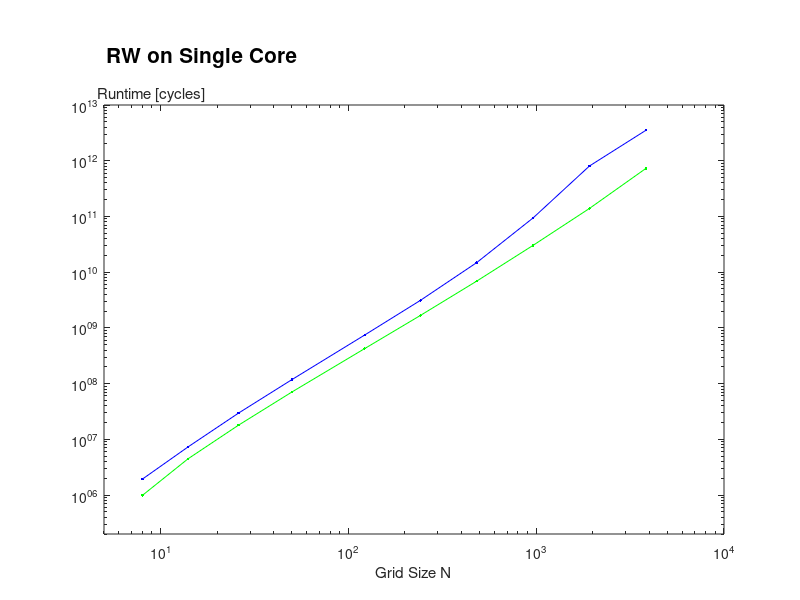

Source code (MATLAB):
clear;
top = 10^13;
bottom = 2*10^5;
right = 10^4;
left = 5*10^0;

N = [8 14 26 50 122 242 482 962 1922 3842];

cycles_AVX    = [984673 4466187 17933604 70529758 424078593 ...
                 1674315443 6897876151 30231108504 139269726014 728742030923];
cycles_scalar = [1928770 7297062 29534200 117667172 742727438 ...
                 3119875776 14822367366 93828448269 804670339872 3523207716584];
cycles_serial = [];

loglog(N,cycles_AVX,'-g.');
             
hold on;

loglog(N,cycles_scalar,'-b.');
% loglog(N,cycles_serial,'-r.');

xlim([left right]);
ylim([bottom top]);

% line([1 12],[1 1],'Color',[0.0 0.0 0.0]);
% line([12 12],[1 0],'Color',[0.0 0.0 0.0]);

hold off;

% legh = legend([h3 h2 h1],'AVX + ILP','AVX',...
%                   'Scalar','Location','SouthEast');
% vertOffset = (top - bottom)*0.02;
% set(legh,'Position',get(legh,'Position') + [0 vertOffset 0 0]);

xlabel('Grid Size N');
ylabel('Runtime [cycles]');
set(get(gca,'YLabel'),'Rotation',0);
ylabh = get(gca,'YLabel');
vertOffset = (top - bottom)*1.1;
horzOffset = (right - left)*0.0006;
set(ylabh,'Position',get(ylabh,'Position') + [horzOffset vertOffset 0]);

set(gca,'Position',get(gca,'Position') - [0 0 0 0.1]);
h = title('RW on Single Core','FontSize', 15);
vertOffset = (top - bottom)*3.0;
horzOffset = (right - left)*-0.0207;
set(h,'Position',get(h,'Position') + [horzOffset vertOffset 0]);

set(gcf,'color','w');
